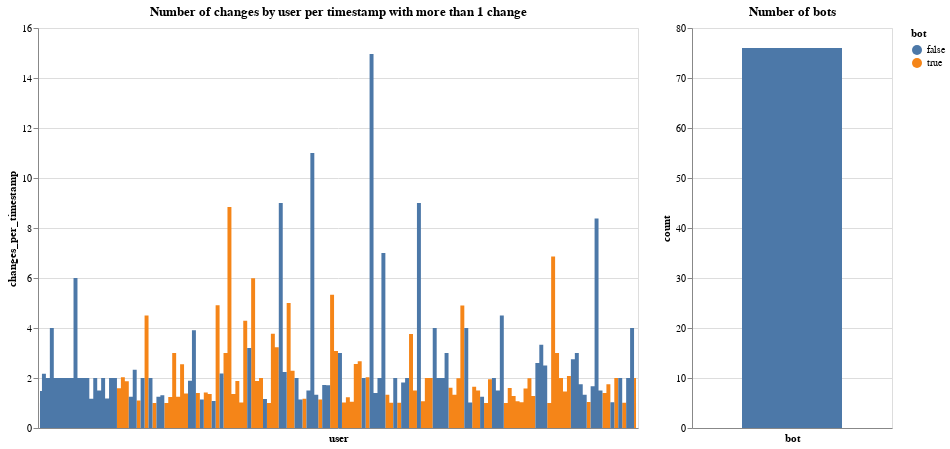

Notebook source saved alongside this figure:
### Markdown cell above
## Avg number of changes done by user per timestamp (balanced by bot/not bot and with more than 1 change)

### Code cell
from datetime import datetime

df['timestamp_parsed'] = df.timestamp.map(lambda x: datetime.fromtimestamp(x))

avg_changes_per_timestamp = df[['user', 'timestamp']].value_counts().groupby('user').mean().reset_index()
avg_changes_per_timestamp.columns = ['user', 'changes_per_timestamp']
avg_changes_per_timestamp['bot'] = avg_changes_per_timestamp.user.map(lambda x: gd_dict[x])

np.random.seed(42)

avg_changes_per_timestamp = avg_changes_per_timestamp[avg_changes_per_timestamp.changes_per_timestamp > 1.]

num = avg_changes_per_timestamp[avg_changes_per_timestamp.bot].shape[0]
print(f'There are {num} bots')

bot_sample_df = avg_changes_per_timestamp[avg_changes_per_timestamp.bot].sample(num)
not_bot_sample_df = avg_changes_per_timestamp[~avg_changes_per_timestamp.bot].sample(num)

sample_df = pd.concat([bot_sample_df, not_bot_sample_df])

chart_counts = alt.Chart(sample_df).mark_area(
    interpolate='step'
).encode(
    x = alt.X('user', axis=alt.Axis(labels=False, ticks=False)),
    y = alt.Y('changes_per_timestamp:Q'),
    color = alt.Color('bot:N'),
    tooltip = [alt.Tooltip('user'), alt.Tooltip('changes_per_timestamp:Q')]
).properties(
    width = 600,
    height = 400,
    title = 'Number of changes by user per timestamp with more than 1 change'
)

chart_bots = alt.Chart(sample_df).mark_area(
    interpolate='step'
).encode(
    x = alt.X('bot:N', axis=alt.Axis(labels=False, ticks=False)),
    y = alt.Y('count()', title='count'),
    tooltip = [
        alt.Tooltip('count()', title='No of users'), 
        alt.Tooltip('bot')
    ]
).properties(
    width = 200,
    height = 400,
    title = 'Number of bots'
)

chart_counts | chart_bots

### Figure 1 — Vega-Lite specification as saved in the notebook (floating-point values rounded to 4 significant figures; data arrays with more than 128 entries replaced by an {"elided": "..."} marker saying what was removed)
{"config": {"view": {"continuousWidth": 400, "continuousHeight": 300}}, "hconcat": [{"mark": {"type": "area", "interpolate": "step"}, "encoding": {"color": {"type": "nominal", "field": "bot"}, "tooltip": [{"type": "nominal", "field": "user"}, {"type": "quantitative", "field": "changes_per_timestamp"}], "x": {"type": "nominal", "axis": {"labels": false, "ticks": false}, "field": "user"}, "y": {"type": "quantitative", "field": "changes_per_timestamp"}}, "height": 400, "title": "Number of changes by user per timestamp with more than 1 change", "width": 600}, {"mark": {"type": "area", "interpolate": "step"}, "encoding": {"tooltip": [{"type": "quantitative", "aggregate": "count", "title": "No of users"}, {"type": "nominal", "field": "bot"}], "x": {"type": "nominal", "axis": {"labels": false, "ticks": false}, "field": "bot"}, "y": {"type": "quantitative", "aggregate": "count", "title": "count"}}, "height": 400, "title": "Number of bots", "width": 200}], "data": {"name": "data-b1489a288949cca6a795920b431f9c6c"}, "$schema": "https://vega.github.io/schema/vega-lite/v4.8.1.json", "datasets": {"data-b1489a288949cca6a795920b431f9c6c": {"elided": "152 records"}}}
